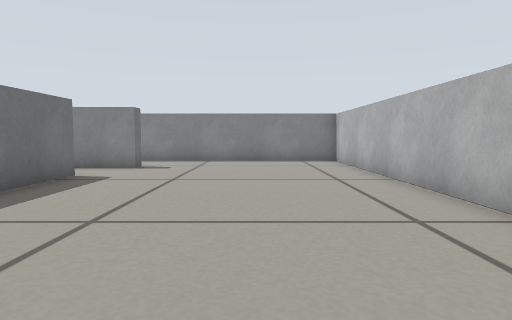
view 1 (above)

23 first-person views from a walk through a robot-simulator world made for Gazebo. The camera is 0.26 m above the floor, tilts 4° down and sees 75° across. The floor is counted in squares, 0.25 m on a side. Each view is taken from the middle of a square. On the plan, view 1 faces up. The plan holds only what a view shows up to about 13 squares ahead; the rest is blank.

view 2
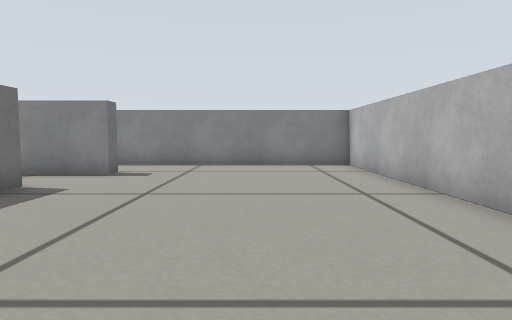

view 3
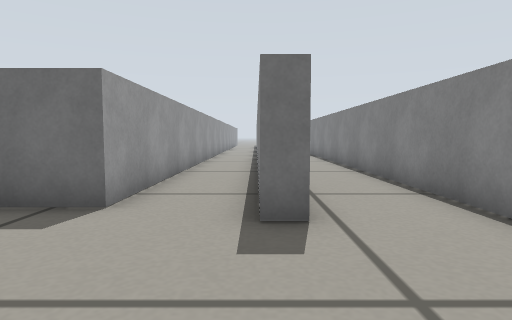

view 4
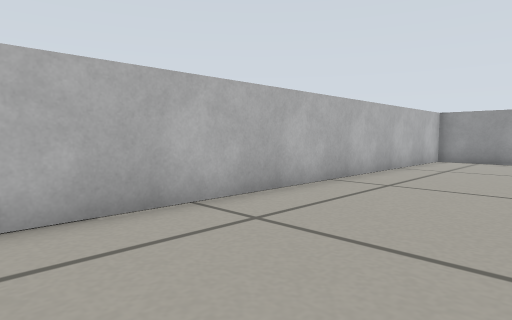

view 5
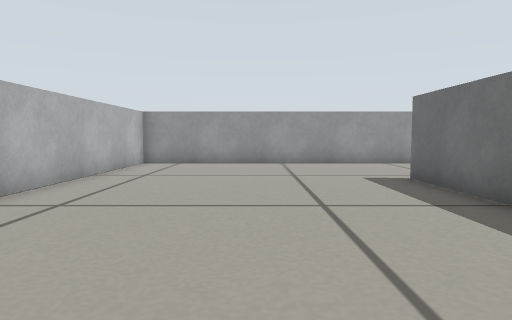

view 6
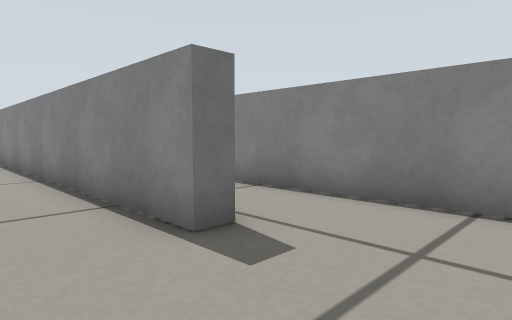

view 7
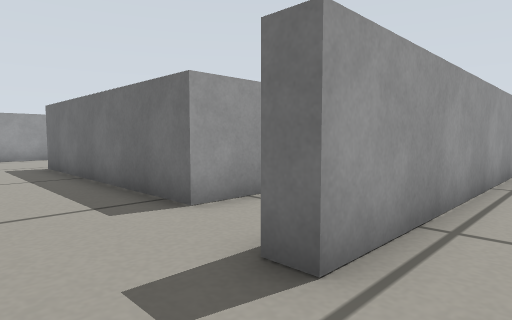

view 8
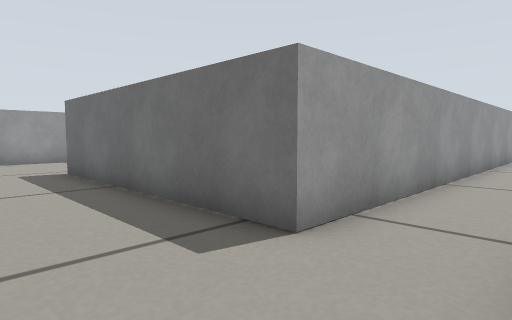

view 9
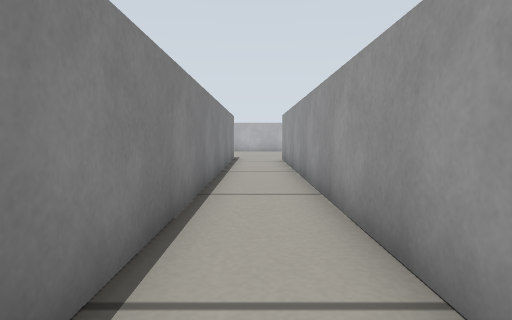

view 10
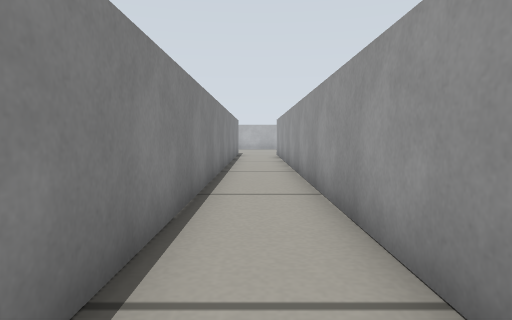

view 11
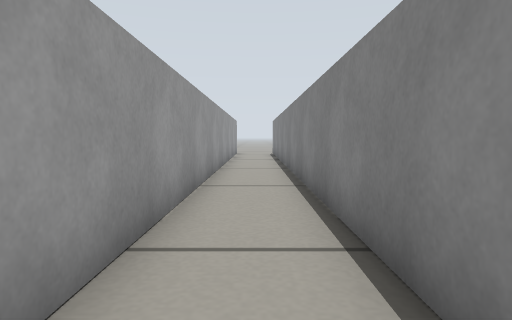

view 12
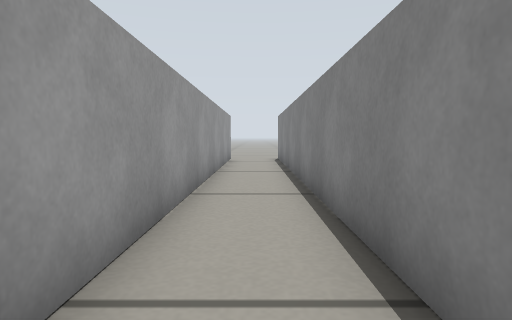

view 13
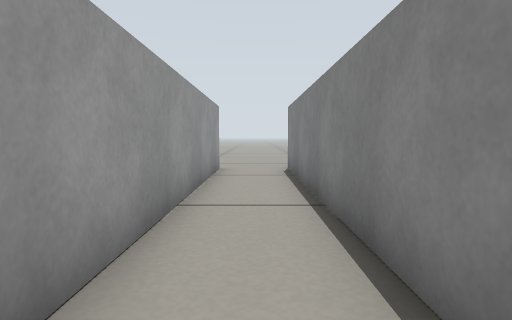

view 14
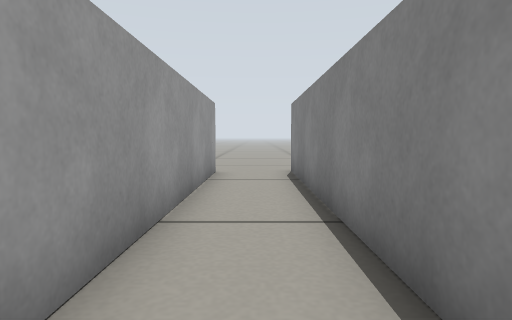

view 15
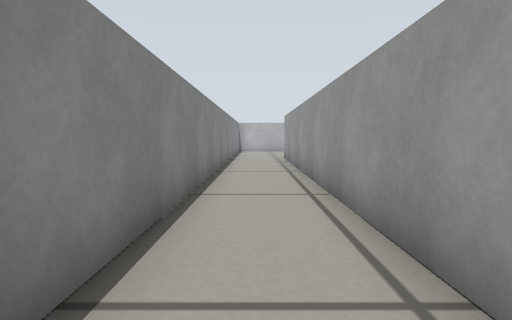

view 16
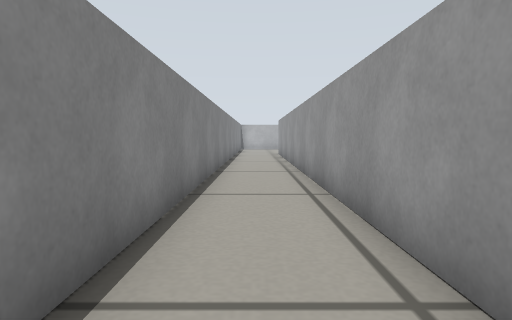

view 17
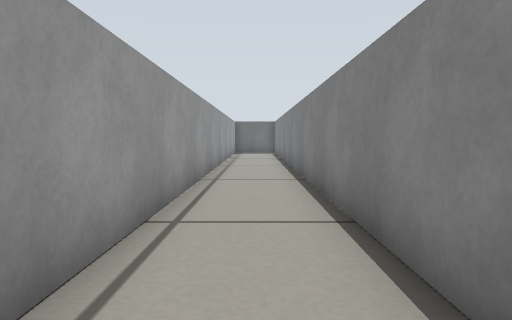

view 18
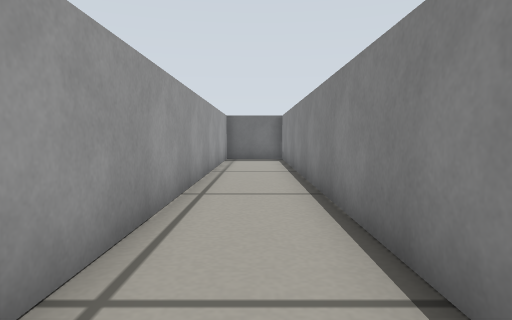

view 19
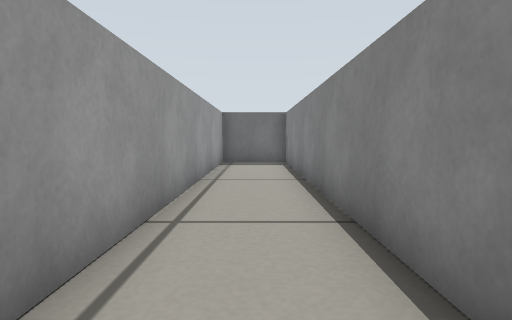

view 20
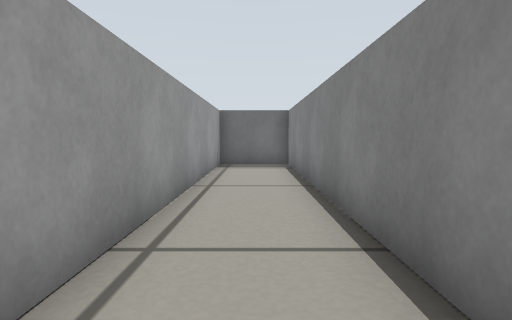

view 21
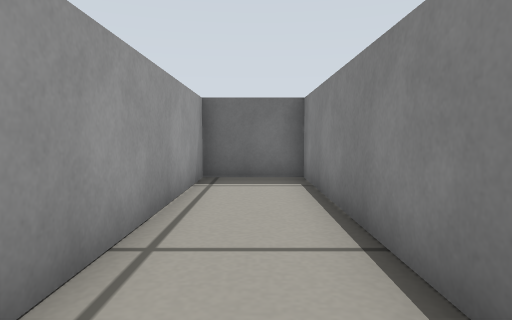

view 22
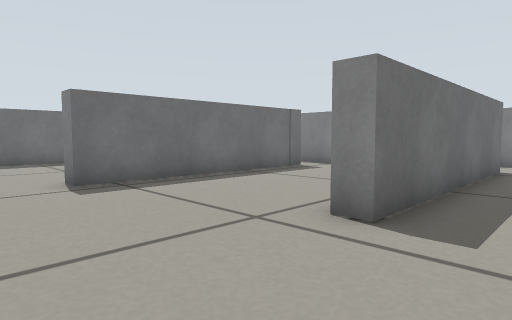

view 23
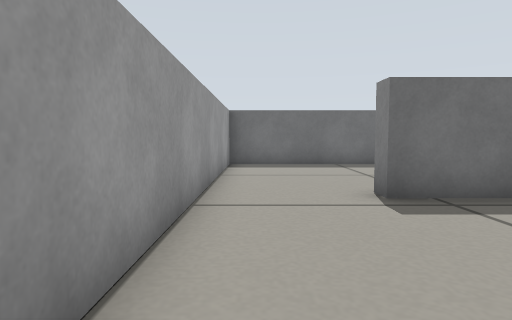

### Floor plan
Points are (right, up) in squares from view 1. A wall is a line through its corners. A room is listed if a view was taken in it or the views show most of it. See-through windows are left out.
Room 1 (views 1, 2, 3, 4, 5, 6, 7, 8, 9, 10, 11, 12, 13, 14, 15, 16, 17, 18, 19, 20, 21, 22)
walls: (-4.5, -4) (3.4, -4) (3.4, 14.2) (-39.4, 14.2) (-39.4, 11.7) (-4, 11.7) (-4, 11.1) (-40.1, 11.1); (-39.9, 8.8) (-4.8, 8.8) (-4.8, 0.8)
ways out: opening at (-5, -1.5) to room 2; opening at (-40, 10)
Room 2 (view 23)
walls: (-4.8, 0.8) (-5.5, 0.8); (-10.5, 6.8) (-10.5, -0.8) (-11.1, -0.8); (-11.5, -4) (-4.5, -4)
ways out: opening at (-5, -1.5) to room 1; opening at (-11, -2)

Where each view was taken, in squares from view 1:
view 1: 0 up, 0 right, facing up
view 2: 2 up, 0 right, facing up
view 3: 11 up, 0 right, facing left
view 4: 11 up, 1 left, facing down-right
view 5: 9 up, 1 left, facing down
view 6: 9 up, 1 left, facing up-left
view 7: 13 up, 2 left, facing down-left
view 8: 11 up, 2 left, facing down-left
view 9: 10 up, 20 left, facing right
view 10: 10 up, 24 left, facing right
view 11: 10 up, 19 left, facing left
view 12: 10 up, 24 left, facing left
view 13: 10 up, 29 left, facing left
view 14: 10 up, 30 left, facing left
view 15: 13 up, 20 left, facing right
view 16: 13 up, 24 left, facing right
view 17: 13 up, 18 left, facing left
view 18: 13 up, 24 left, facing left
view 19: 13 up, 26 left, facing left
view 20: 13 up, 27 left, facing left
view 21: 13 up, 31 left, facing left
view 22: 3 down, 3 left, facing up-left
view 23: 3 down, 5 left, facing left
